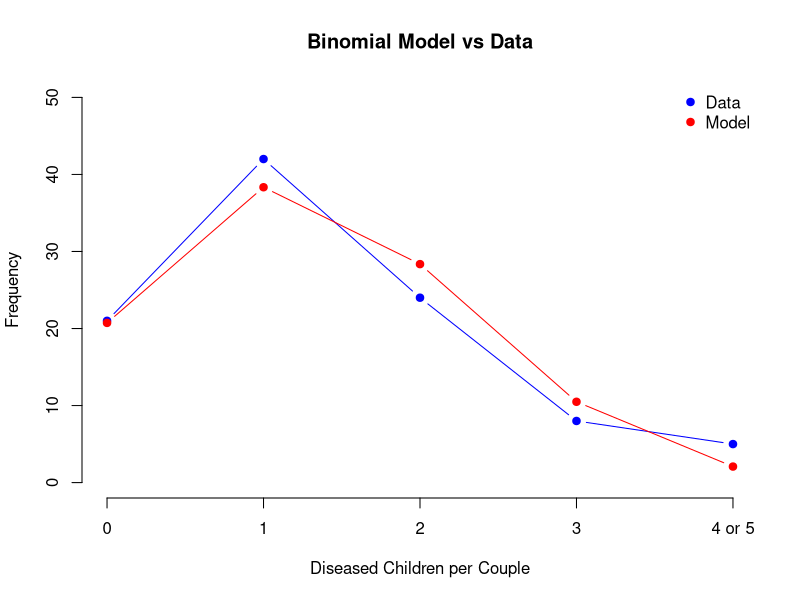

Recreate this plot in R.
## ---- chunk 1
library(knitr)

## Dataset
(dta = data.frame(
  Diseased = c(0, 1, 2, 3, 4, 5),
  Count = c(21, 42, 24, 8, 4, 1)
))

## Number of diseased children (d) and the total number of children (c)
(d = sum(apply(X = dta, MARGIN = 1, FUN = function(p) dta$Diseased * dta$Count)[,1])); (c = 5 * sum(dta$Count))

## MLE
(mle = d / c)

## Calculate the expected probabilities and expected diseased children
dta$Exp.Prob = round(dbinom(x = 0:5, size = 5, prob = mle), 4)
dta$Exp.Diseased = with(dta, sum(Count) * Exp.Prob)

dta

## Chi-square test requirements:
##  1) all Exp must be > 1
##  2) at most 20% of Exp may be less than 5
##
## So we need to combine counts 4 and 5 and meet these requirements

dta[5, 2:4] = dta[5, 2:4] + dta[6, 2:4]
dta = dta[-6, ]
dta$Diseased = as.character(dta$Diseased)
dta$Diseased[5] = '4 or 5'

## Compute the Chi-Squared Statistic
dta$X.2 = round(with(dta, (Count - Exp.Diseased)^2 / Exp.Diseased), 4)
dta$Diseased = factor(dta$Diseased)
dta

## Compute the test statistic pvalue
(TS = sum(dta$X.2)); 1 - pchisq(TS, df = 4)

## Based on the table below we conclude the binomial model is a good fit for the data
##
## Assessment of Chi-squared GOF P-value
##  •       p-value > .25 ⇒ Excellent fit
##  • .15 ≤ p−value < .25 ⇒ Good fit
##  • .05 ≤ p−value < .15 ⇒ Moderately Good fit
##  • .01 ≤ p−value < .05 ⇒ Poor fit
##  •       p-value < .01 ⇒ Unacceptable fit
##
## Plot of the data vs model and create a markdown table from the data frame
plot(x = dta$Diseased, y = NULL, xlab = "Diseased Children per Couple", 
     ylim = c(0, 50), ylab = "Frequency", 
     axes = FALSE, type = "n", main = "Binomial Model vs Data")
axis(1, labels = dta$Diseased, at = dta$Diseased)
axis(2, labels = seq(0, 50, 10), at = seq(0, 50, 10))
legend("topright", c("Data", "Model"), col = c("blue", "red"), pch = 19, bty = "n")
points(x = dta$Diseased, y = dta$Count, col = "blue", pch = 19, type = "b")
points(x = dta$Diseased, y = dta$Exp.Diseased, col = "red", pch = 19, type = "b")

kable(dta)

